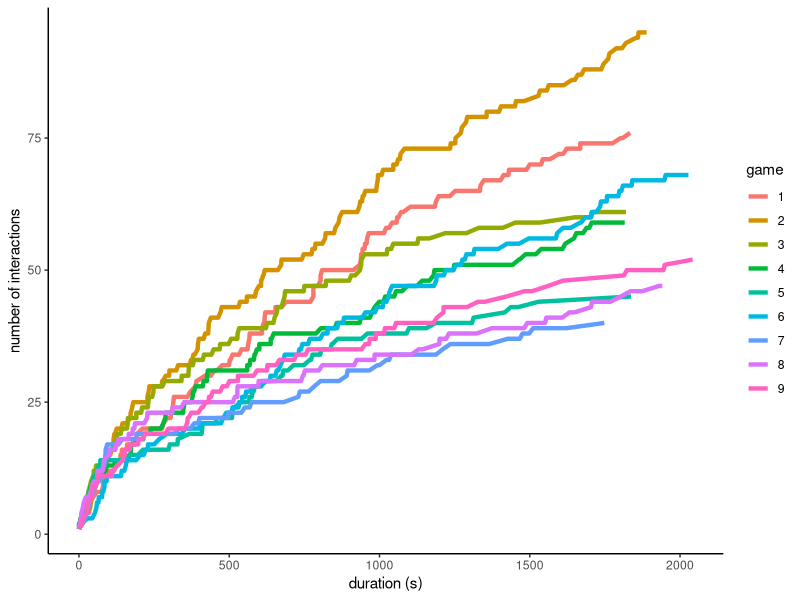
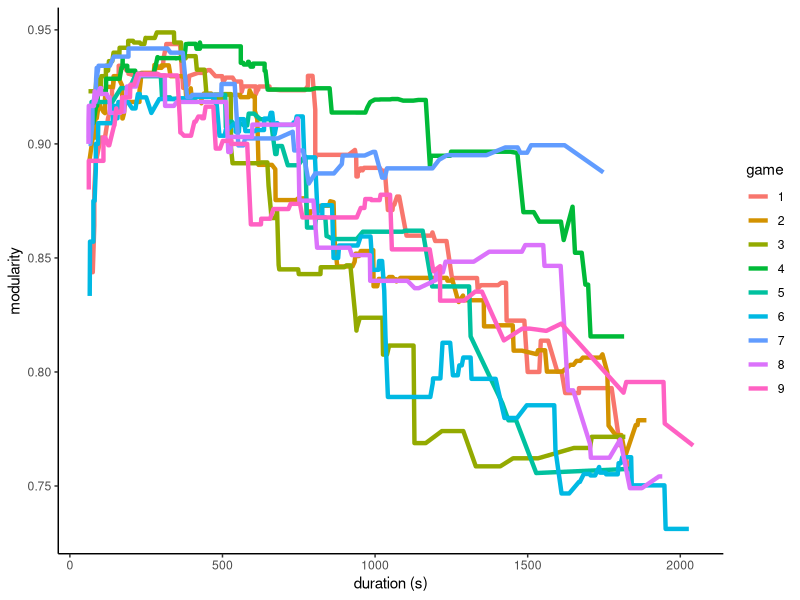
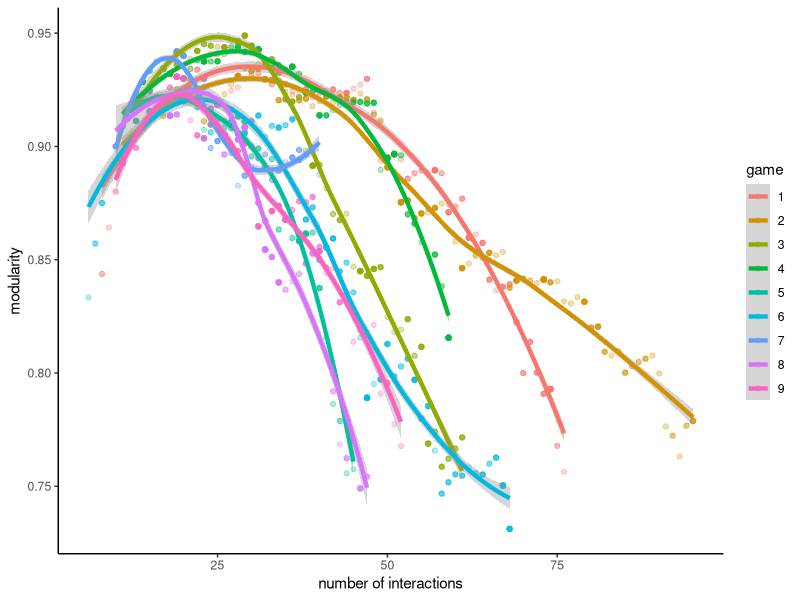
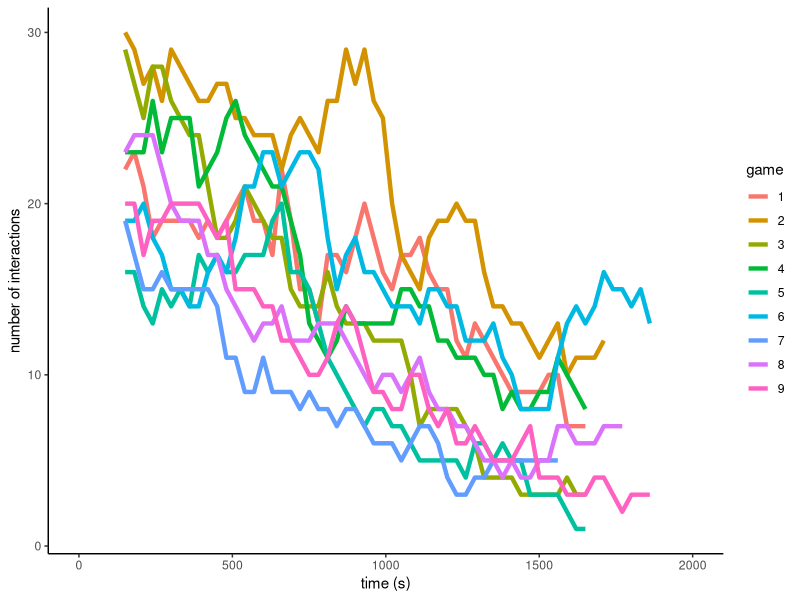
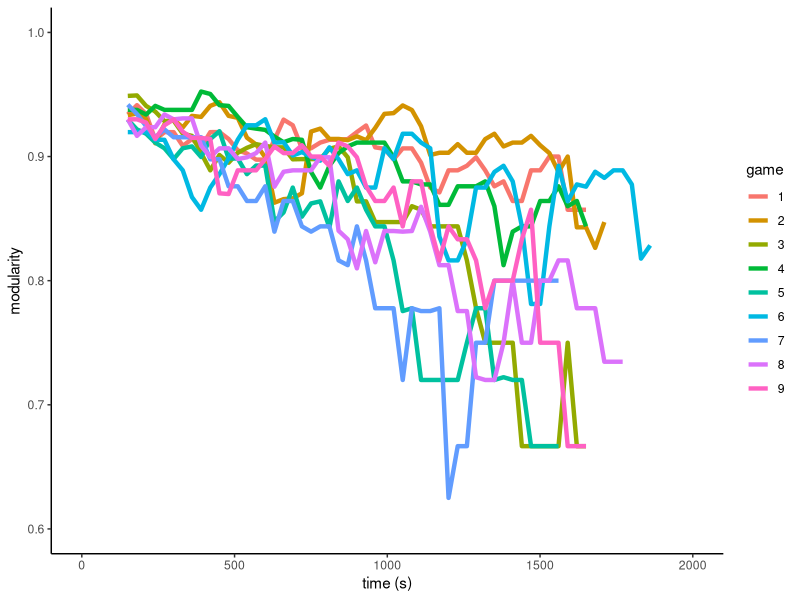
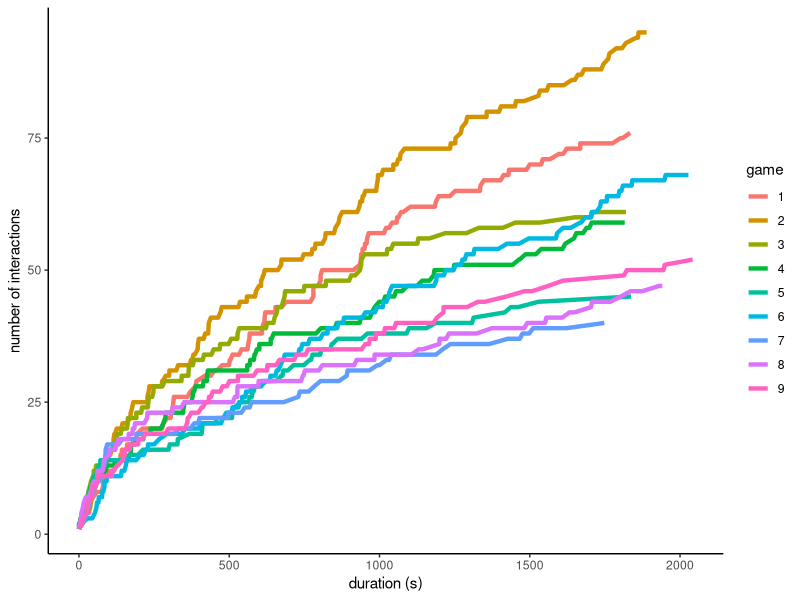
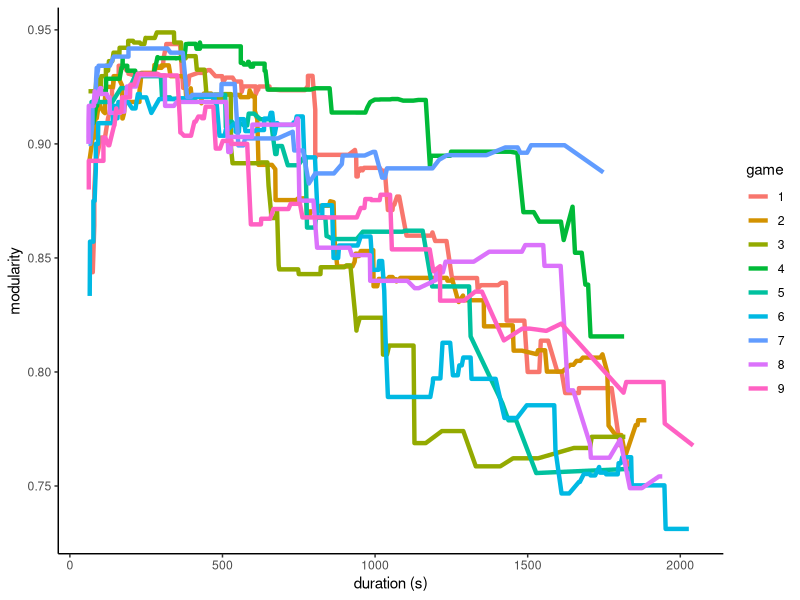
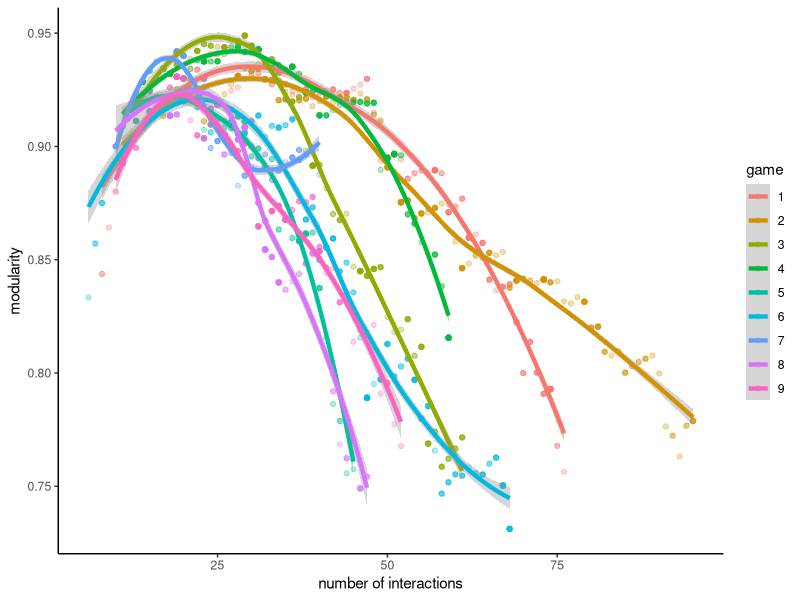

The R source for these figures, in order:
library(dplyr)
library(ggplot2)
library(readr)
library(stringr)
library(tidyr)
library(igraph)
library(tidygraph)
library(ggraph)


##### get networks #####

trophic_data <- read_delim("data/raw/Consumption_event_corrected.csv", delim = ";")
metadata <- read_delim("data/raw/Player_Data_corrected.csv", delim = ";") 

# remove row names
trophic_data <- trophic_data %>% select(-"...1")

# check data
head(trophic_data)


# filter games and get temporal networks
make_networks <- function(gameid, type = "binary") {
  
  # select game and compute duration
  game <- trophic_data %>% 
    filter(!is.na(ressource_id), game_id == gameid)  %>% 
    mutate(duration = time - min(time)) %>%
    arrange(duration) %>% 
    mutate(ti = grepl("[0-9]", ressource_id), # Using regex, sort the type of interactions
           type_interaction = case_when(ti == "TRUE" ~ "foraging", # If resource_id = digit --> foraging activity
                                        ti == "FALSE" ~ "predation")) %>% 
    select(-ti) %>% 
    mutate(score = case_when(ressource_type == "Type A" ~ 5,
                             ressource_type == "Type B" ~ 1))
  
  game_foraging <- game %>% 
    filter(type_interaction == "foraging")
  
  game_predation <- game %>% 
    filter(type_interaction == "predation")
  
  
  # get consumer names
  players_game <- game %>% 
    group_by(player_id) %>% 
    summarize() %>% 
    rename(id = player_id)
  
  # get resource name
  patches_game <- game %>% 
    group_by(ressource_id) %>% 
    summarize() %>% 
    rename(id = ressource_id) %>% 
    mutate(id = tolower(id))
  
  # get individuals name
  id <- unique(rbind(players_game, patches_game)) %>% 
    arrange(id) %>%
    pull()
  
  # get number of individuals
  n <- length(id)

  # make initial network
  Ns <- array(0, dim = c(n, n, nrow(game)))
  
  # each matrix corresponds to a different time point
  n1 <- matrix(0, nrow = n, ncol = n)

  # add interactions one at a time 
  if (type == "binary") {
    for (a in 1:nrow(game)) {
      
      i <- which(id == as.character(game[a, "player_id"]))
      j <- which(id == tolower(as.character(game[a, "ressource_id"])))
      
      n1[i,j] <- 1
      
      Ns[,,a] <- n1
    }
  }

  # count frequency of interactions
  if (type == "quantitative") {
    for (a in 1:nrow(game)) {
      
      i <- which(id == as.character(game[a, "player_id"]))
      j <- which(id == tolower(as.character(game[a, "ressource_id"])))
      
      n1[i,j] <- n1[i,j] + 1
      
      Ns[,,a] <- n1
    }
}
  # find individual roles
  metadata_game <- metadata %>% filter(game_id == gameid)
  roles <- id
  
  for (i in 1:length(id)) {
    if (id[i] %in% metadata_game$player_id) {
      roles[i] <- metadata_game$role[metadata_game$player_id == id[i]]
    } else {
      roles[i] <- "ressource"
    }
  }
  return(list(Ns = Ns, duration = game$duration, id = id, roles = roles))
}


##### compute measures #####

# compute number of interactions (herbivory and predatory)
count_links <- function(game) {
  
  links <- rep(0, length(game$duration))
  
  for (a in 1:length(game$duration)) {
    links[a] <- sum(game$Ns[,,a])
  }
  return(links)
}


# compute modularity 
measure_modularity <- function(game) {
  
  mod <- rep(0, length(game$duration))
  
  for (a in 1:length(game$duration)) {
    # make graph (and remove nodes without interactions)
    N <- graph_from_adjacency_matrix(game$Ns[,,a])
    N <- delete.vertices(simplify(N), degree(N)==0)
    # get clusters that maximize modularity and compute modularity
    communities <- cluster_walktrap(N)
    mod[a] <- modularity(N, membership = communities$membership)
  }
  return(mod)
}

df <- data.frame()

for (i in 1:max(trophic_data$game_id)) {
  
  # generate networks for game i and get durations at which observations were observed
  game <- make_networks(i)
  duration <- game$duration
  
  # make graphs
  
  # compute number of links through time
  links <- count_links(game)
  
  # compute modularity through time
  mod <- measure_modularity(game)
  
  # add rows to dataframe
  df <- rbind(df, data.frame(duration = duration, 
                             links = links, 
                             mod = mod,
                             game = rep(i, length(duration))))
}

df <- df %>% 
  mutate(duration = as.numeric(duration), game = as.factor(game))

##### visualize data ##### 

# number of interactions through time
(g1 <- ggplot(df, aes(x = duration, y = links, col = game)) +
  geom_line(size = 1.5) +
  xlab("duration (s)") +
  ylab("number of interactions") +
  theme_classic())

ggsave("figures/links_time.png")

# modularity through time (start after 1 min)
(g2 <- ggplot(df %>% filter(duration > 60), aes(x = duration, y = mod, col = game)) +
  geom_line(size = 1.5) +
  xlab("duration (s)") +
  ylab("modularity") +
  theme_classic())

ggsave("figures/mod_time.png")

# modularity vs number of interactions (start after 1 min)
(g3 <- ggplot(df %>% filter(duration > 60), aes(x = links, y = mod, col = game)) +
  geom_point(alpha = 0.3) +
  geom_smooth(size = 1.5) +
  xlab("number of interactions") +
  ylab("modularity") +
  theme_classic())

ggsave("figures/mod_links.png")



# visualize networks

visualize_network <- function(gameid) {
  
  # select game
  game <- make_networks(gameid)
  
  # convert to graph and simplify
  N <- graph_from_adjacency_matrix(game$Ns[,,dim(game$Ns)[3]])
  N <- delete.vertices(simplify(N), degree(N)==0)
  
  N_tbl <- as_tbl_graph(N)
  
  # visualize network
  ggraph(N_tbl, layout = 'kk', maxiter = 100) + 
    geom_node_point(aes(size = degree(N), col = game$roles)) + 
    scale_size(name = "number of interactions", range = c(2,10)) +
    geom_edge_link(alpha = 0.25, arrow = arrow(length=unit(0.08, "inches"))) +
    theme_graph() +
    scale_color_discrete(name = "roles") 
  
}

for (i in 1:max(trophic_data$game_id)) {
  (gn1 <- visualize_network(1))
  ggsave(filename = paste("figures/networks/network_game",i, ".png", sep = ""), scale = 1.1)
}

##### Instant networks #####

make_networks_t <- function(gameid, wind = 300, int = 30) {
  
  # make quantitative networks (cumulative)
  game_quant <- make_networks(gameid, "quantitative")
  
  # get networks and duration
  Ns <- game_quant$Ns
  d <- as.numeric(game_quant$duration)

  # count number of networks to compute
  n_networks <- round((max(d) - wind) / int)
  
  # initialize instant networks and duration
  Ns_t <- array(0, dim = c(dim(Ns)[1], dim(Ns)[2], n_networks))
  d_t <- rep(0, n_networks) # duration
  ti <- rep(0, n_networks) # initial time
  tf <- rep(0, n_networks) # final time
  
  # get instant networks
  for (i in 1:n_networks) {
    
    tf[i] <- wind + (i-1)*int
    ti[i] <- (i-1)*int + 1
    
    Ns_t[,,i] <- Ns[,,sum(d < tf[i])] - Ns[,,sum(d < ti[i])]
    Ns_t[,,i] <- as.numeric(Ns_t[,,i] > 0)
    d_t[i] <- tf[i] - (tf[i] - ti[i]) / 2
  }
  return(list(Ns = Ns_t, duration = d_t, ti = ti, tf = tf))
}

# compute instant measures for all game
df_t <- data.frame()

for (i in 1:max(trophic_data$game_id)) {
  
  # generate networks for game i and get durations at which observations were observed
  game <- make_networks_t(i)
  duration <- game$duration
  ti <- game$ti
  tf <- game$tf
  
  # make graphs
  
  # compute number of links through time
  links <- count_links(game)
  
  # compute modularity through time
  mod <- measure_modularity(game)
  
  # add rows to dataframe
  df_t <- rbind(df_t, data.frame(duration = duration, 
                             ti = ti, 
                             tf = tf,
                             links = links, 
                             mod = mod,
                             game = rep(i, length(duration))))
}

df_t <- df_t %>% 
  mutate(duration = as.numeric(duration), game = as.factor(game))


(g4 <- ggplot(df_t, aes(x = duration, y = links, col = game)) +
  geom_line(size = 1.5) +
  xlim(0, 2000) +
  xlab("time (s)") +
  ylab("number of interactions") +
  theme_classic())
ggsave("figures/links_time_instant.png", scale = 1.1)


(g5 <- ggplot(df_t, aes(x = duration, y = mod, col = game)) +
  geom_line(size = 1.5) +
  xlim(0, 2000) +
  ylim(0.6, 1) +
  xlab("time (s)") +
  ylab("modularity") +
  theme_classic())
ggsave("figures/mod_time_instant.png", scale = 1.1)
